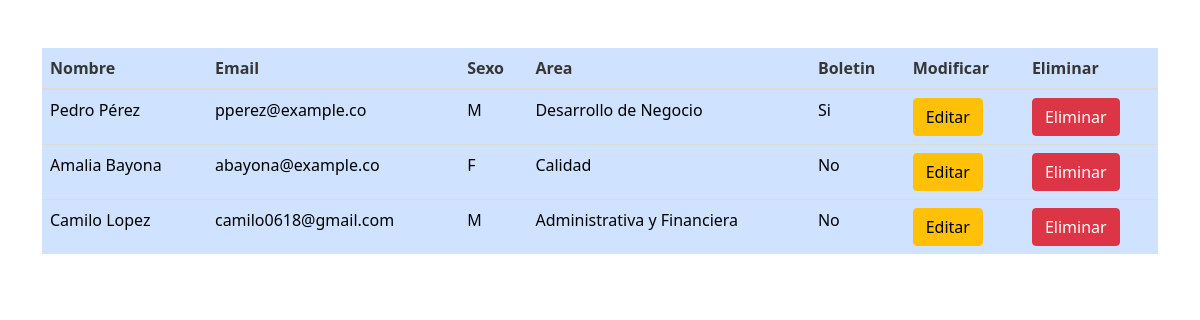
The page /tabladatos.php on the database its author committed.
### tables this page shows
CREATE TABLE `empleado` (
  `id` int(11) NOT NULL,
  `nombre` varchar(255) NOT NULL,
  `email` varchar(255) NOT NULL,
  `sexo` char(1) NOT NULL,
  `area_id` int(11) NOT NULL,
  `boletin` int(11) DEFAULT NULL,
  `descripcion` text NOT NULL
);

CREATE TABLE `areas` (
  `idA` int(11) NOT NULL,
  `nombreA` varchar(255) NOT NULL
);

### tabladatos.php (the view)
<?php include_once 'layout/header.php'; ?>
<body>
    <br>
    <br>
<div class="container">
      <div class="table-responsive">
        <table class="table table-primary">
          <thead>
            <tr>
              <th scope="col">Nombre</th>
              <th scope="col">Email</th>
              <th scope="col">Sexo</th>
              <th scope="col">Area</th>
              <th scope="col">Boletin</th>
              <th scope="col">Modificar</th>
              <th scope="col">Eliminar</th>
            </tr>
          </thead>
          <tbody>
            <?php
              foreach($query3 as $empleado):
            ?>
            <tr class="">
              <td><?= $empleado['nombre'] ?></td>
              <td><?= $empleado['email'] ?></td>
              <td><?= $empleado['sexo'] ?></td>
              <td><?= $empleado['nombreA'] ?></td>
              <td><?php
                    if($empleado['boletin']==1){
                      echo 'Si';
                    }else{
                      echo 'No';
                    }
                  ?>
              </td>
              <td>
                <a class="btn btn-warning" href="modificar.php?editar=<?= $empleado['id'] ?>" role="button">Editar</a>
              </td>
              <td>
                <a class="btn btn-danger" href="eliminar.php?eliminar=<?= $empleado['id'] ?>" role="button">Eliminar</a>
              </td>
            </tr>
            <?php
              endforeach;
            ?>
          </tbody>
        </table>
      </div>
    </div>
</body>
</html>

### layout/header.php (shortened to what this page needs)
<?php
include_once 'config/conexion.php';
$query3 = mysqli_query($db, "SELECT * FROM empleado INNER JOIN areas ON empleado.area_id = areas.idA;");
?>
<!DOCTYPE html>
<html lang="en">
<head>
  <link href="https://cdnjs.cloudflare.com/ajax/libs/bulma/0.7.1/css/bulma.min.css" rel="stylesheet"/>
  <link href="https://cdn.jsdelivr.net/npm/bootstrap@5.1.3/dist/css/bootstrap.min.css" rel="stylesheet">
</head>

### rows shown on the page
empleado: nombre "Pedro Pérez", email "pperez@example.co", sexo "M", area.nombreA "Desarrollo de Negocio", boletin "Si"
empleado: nombre "Amalia Bayona", email "abayona@example.co", sexo "F", area.nombreA "Calidad", boletin "No"
empleado: nombre "Camilo Lopez", email "camilo0618@gmail.com", sexo "M", area.nombreA "Administrativa y Financiera", boletin "No"
